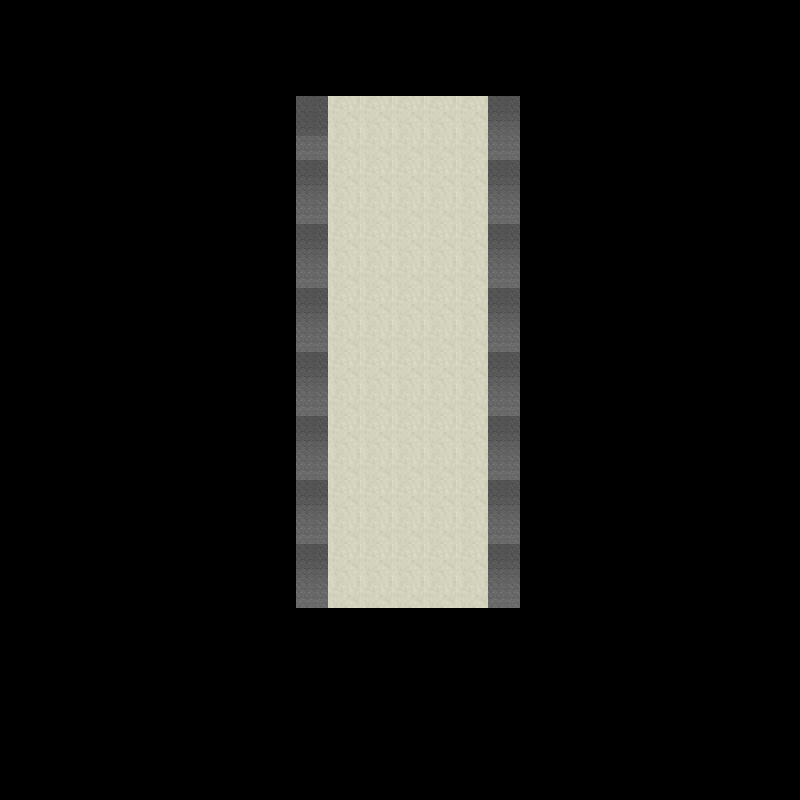

Below is a game level as drawn by its tile map, then a one-line description and the .tmx that defines it (tile-layer data replaced by summaries):
An orthogonal 200x200 tile map with 4x4 px tiles, 1 tile layer (Tile Layer 1), 2 tilesets.

<map version="1.9" tiledversion="1.9.2" orientation="orthogonal" renderorder="right-down" width="200" height="200" tilewidth="4" tileheight="4" infinite="0" nextlayerid="2" nextobjectid="1">
 <tileset firstgid="1" source="Stairs.tsx" />
 <tileset firstgid="15226" source="Inside_A4(tiled).tsx" />
 <layer id="1" name="Tile Layer 1" width="200" height="200">
  <data>[40000 cells, 21504 non-empty, 257 distinct tile ids]</data>
 </layer>
</map>
